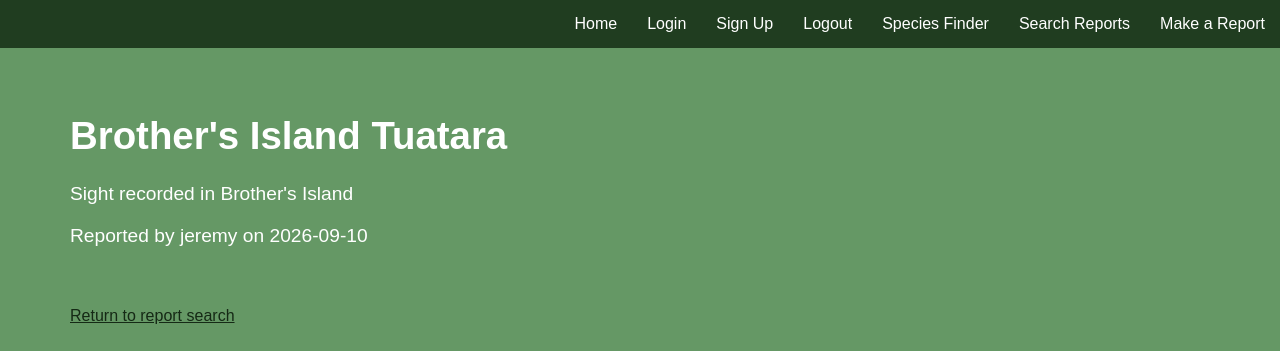
Screenshot of /reports/1 with the database file from the repository.
### tables this page shows
CREATE TABLE "species" (
	"speciesid"	INTEGER NOT NULL UNIQUE,
	"commonname"	TEXT NOT NULL UNIQUE,
	"latinname"	TEXT NOT NULL UNIQUE,
	PRIMARY KEY("speciesid" AUTOINCREMENT)
);

CREATE TABLE "reports" (
	"reportid"	INTEGER NOT NULL UNIQUE,
	"location"	TEXT NOT NULL,
	"username"	TEXT NOT NULL,
	"speciesid"	INTEGER NOT NULL,
	"date"	TEXT NOT NULL,
	PRIMARY KEY("reportid" AUTOINCREMENT),
	FOREIGN KEY("speciesid") REFERENCES "species"("speciesid")
);

### app.py (the view)
@app.route('/reports/<int:reportid>')
def reports(reportid):
    sql = "SELECT * FROM reports WHERE reportid=?"
    sql = f"SELECT species.commonname, reports.username, reports.location, reports.date, reports.reportid FROM reports LEFT JOIN species ON reports.speciesid = species.speciesid WHERE reportid={reportid}"
    reports = query_db(sql, one=True)
    return render_template('reports.html', reports=reports)

### app.py (called while the page is built)
def query_db(sql, args=(), one=False):
    db = sqlite3.connect(DATABASE)
    cursor = db.cursor()
    cursor.execute(sql, args)
    results = cursor.fetchall()
    db.commit()
    db.close()
    return (results[0] if results else None) if one else results

### templates/reports.html
{% extends 'base.html' %}
{% block content %}
<body>
    <div class="reports">
        <h1>{{ reports[0] }}</h1>
        <div class="twocolumn">
            <p>Sight recorded in {{reports[2]}}</p>
            <p>Reported by {{reports[1]}} on {{reports[3]}}</p>
        </div>
    </div>
    <div class="srepo">
        <a href="/searchreports">Return to report search</a>
    </div>
</body>
{% endblock %}

### static/style.css (style rules this page uses)
body { margin: 0px; background-color: rgb(101, 152, 101); font-family: Verdana, Geneva, Tahoma, sans-serif; padding: 0px; justify-content: center; align-items: center; height: 100vh; overflow-x: hidden; }
a { color: rgb(21, 41, 21); }
.reports { color: rgb(255, 255, 255); position: relative; text-align: left; margin-left: 70px; top: 40px; margin-bottom: 40px; width: 100%; font-size: 1.2rem; }
.srepo { margin-left: 70px; margin-top: 100px; }

### rows the page displays
species: commonname "Brother's Island Tuatara"
reports: location "Brother's Island", username "jeremy", date "2026-09-10"
